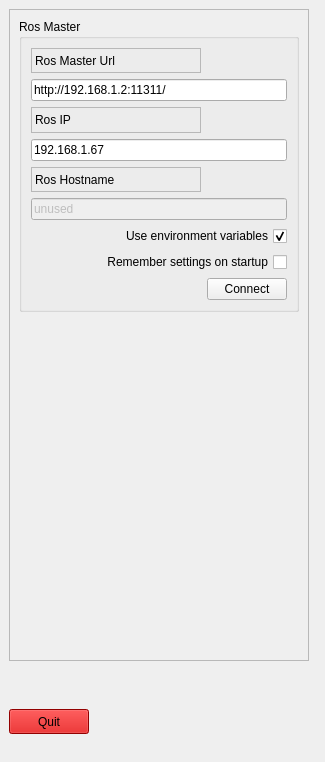
     <widget class="QDockWidget" name="dock_status">
      <property name="geometry">
       <rect>
        <x>800</x>
        <y>10</y>
        <width>325</width>
        <height>762</height>
       </rect>
      </property>
      <property name="sizePolicy">
       <sizepolicy hsizetype="Minimum" vsizetype="Preferred">
        <horstretch>0</horstretch>
        <verstretch>0</verstretch>
       </sizepolicy>
      </property>
      <property name="minimumSize">
       <size>
        <width>325</width>
        <height>756</height>
       </size>
      </property>
      <property name="allowedAreas">
       <set>Qt::RightDockWidgetArea</set>
      </property>
      <property name="windowTitle">
       <string>Command Panel</string>
      </property>
      <widget class="QWidget" name="dockWidgetContents_2">
       <widget class="QFrame" name="frame">
        <property name="geometry">
         <rect>
          <x>9</x>
          <y>9</y>
          <width>300</width>
          <height>652</height>
         </rect>
        </property>
        <property name="sizePolicy">
         <sizepolicy hsizetype="Minimum" vsizetype="Preferred">
          <horstretch>0</horstretch>
          <verstretch>0</verstretch>
         </sizepolicy>
        </property>
        <property name="frameShape">
         <enum>QFrame::StyledPanel</enum>
        </property>
        <property name="frameShadow">
         <enum>QFrame::Raised</enum>
        </property>
        <layout class="QVBoxLayout" name="verticalLayout_3">
         <item>
          <widget class="QGroupBox" name="groupBox">
           <property name="title">
            <string>Ros Master</string>
           </property>
           <layout class="QGridLayout" name="gridLayout">
            <item row="0" column="0">
             <widget class="QLabel" name="label">
              <property name="frameShape">
               <enum>QFrame::StyledPanel</enum>
              </property>
              <property name="frameShadow">
               <enum>QFrame::Raised</enum>
              </property>
              <property name="text">
               <string>Ros Master Url</string>
              </property>
             </widget>
            </item>
            <item row="1" column="0" colspan="2">
             <widget class="QLineEdit" name="line_edit_master">
              <property name="text">
               <string>http://192.168.1.2:11311/</string>
              </property>
             </widget>
            </item>
            <item row="2" column="0">
             <widget class="QLabel" name="label_2">
              <property name="frameShape">
               <enum>QFrame::StyledPanel</enum>
              </property>
              <property name="frameShadow">
               <enum>QFrame::Raised</enum>
              </property>
              <property name="text">
               <string>Ros IP</string>
              </property>
             </widget>
            </item>
            <item row="3" column="0" colspan="2">
             <widget class="QLineEdit" name="line_edit_host">
              <property name="text">
               <string>192.168.1.67</string>
              </property>
             </widget>
            </item>
            <item row="4" column="0">
             <widget class="QLabel" name="label_3">
              <property name="frameShape">
               <enum>QFrame::StyledPanel</enum>
              </property>
              <property name="frameShadow">
               <enum>QFrame::Raised</enum>
              </property>
              <property name="text">
               <string>Ros Hostname</string>
              </property>
             </widget>
            </item>
            <item row="5" column="0" colspan="2">
             <widget class="QLineEdit" name="line_edit_topic">
              <property name="enabled">
               <bool>false</bool>
              </property>
              <property name="text">
               <string>unused</string>
              </property>
             </widget>
            </item>
            <item row="6" column="0" colspan="2">
             <widget class="QCheckBox" name="checkbox_use_environment">
              <property name="layoutDirection">
               <enum>Qt::RightToLeft</enum>
              </property>
              <property name="text">
               <string>Use environment variables</string>
              </property>
              <property name="checked">
               <bool>true</bool>
              </property>
             </widget>
            </item>
            <item row="7" column="0" colspan="2">
             <widget class="QCheckBox" name="checkbox_remember_settings">
              <property name="layoutDirection">
               <enum>Qt::RightToLeft</enum>
              </property>
              <property name="text">
               <string>Remember settings on startup</string>
              </property>
             </widget>
            </item>
            <item row="8" column="0">
             <spacer name="horizontalSpacer">
              <property name="orientation">
               <enum>Qt::Horizontal</enum>
              </property>
              <property name="sizeHint" stdset="0">
               <size>
                <width>170</width>
                <height>21</height>
               </size>
              </property>
             </spacer>
            </item>
            <item row="8" column="1">
             <widget class="QPushButton" name="button_connect">
              <property name="enabled">
               <bool>true</bool>
              </property>
              <property name="sizePolicy">
               <sizepolicy hsizetype="MinimumExpanding" vsizetype="Fixed">
                <horstretch>0</horstretch>
                <verstretch>0</verstretch>
               </sizepolicy>
              </property>
              <property name="toolTip">
               <string>Set the target to the current joint trajectory state.</string>
              </property>
              <property name="statusTip">
               <string>Clear all waypoints and set the target to the current joint trajectory state.</string>
              </property>
              <property name="text">
               <string>Connect</string>
              </property>
             </widget>
            </item>
           </layout>
          </widget>
         </item>
         <item>
          <spacer name="verticalSpacer_4">
           <property name="orientation">
            <enum>Qt::Vertical</enum>
           </property>
           <property name="sizeType">
            <enum>QSizePolicy::Fixed</enum>
           </property>
           <property name="sizeHint" stdset="0">
            <size>
             <width>20</width>
             <height>20</height>
            </size>
           </property>
          </spacer>
         </item>
         <item>
          <widget class="QLabel" name="label_4">
           <property name="text">
            <string/>
           </property>
           <property name="pixmap">
            <pixmap resource="../resources/images.qrc">:/images/HG_GUI.png</pixmap>
           </property>
           <property name="alignment">
            <set>Qt::AlignCenter</set>
           </property>
          </widget>
         </item>
         <item>
          <spacer name="verticalSpacer_3">
           <property name="orientation">
            <enum>Qt::Vertical</enum>
           </property>
           <property name="sizeType">
            <enum>QSizePolicy::Fixed</enum>
           </property>
           <property name="sizeHint" stdset="0">
            <size>
             <width>20</width>
             <height>20</height>
            </size>
           </property>
          </spacer>
         </item>
        </layout>
       </widget>
       <widget class="QPushButton" name="quit_button">
        <property name="geometry">
         <rect>
          <x>9</x>
          <y>709</y>
          <width>80</width>
          <height>25</height>
         </rect>
        </property>
        <property name="sizePolicy">
         <sizepolicy hsizetype="MinimumExpanding" vsizetype="Fixed">
          <horstretch>0</horstretch>
          <verstretch>0</verstretch>
         </sizepolicy>
        </property>
        <property name="styleSheet">
         <string notr="true">background:rgb(204, 0, 0)</string>
        </property>
        <property name="text">
         <string>Quit</string>
        </property>
       </widget>
      </widget>
     </widget>
